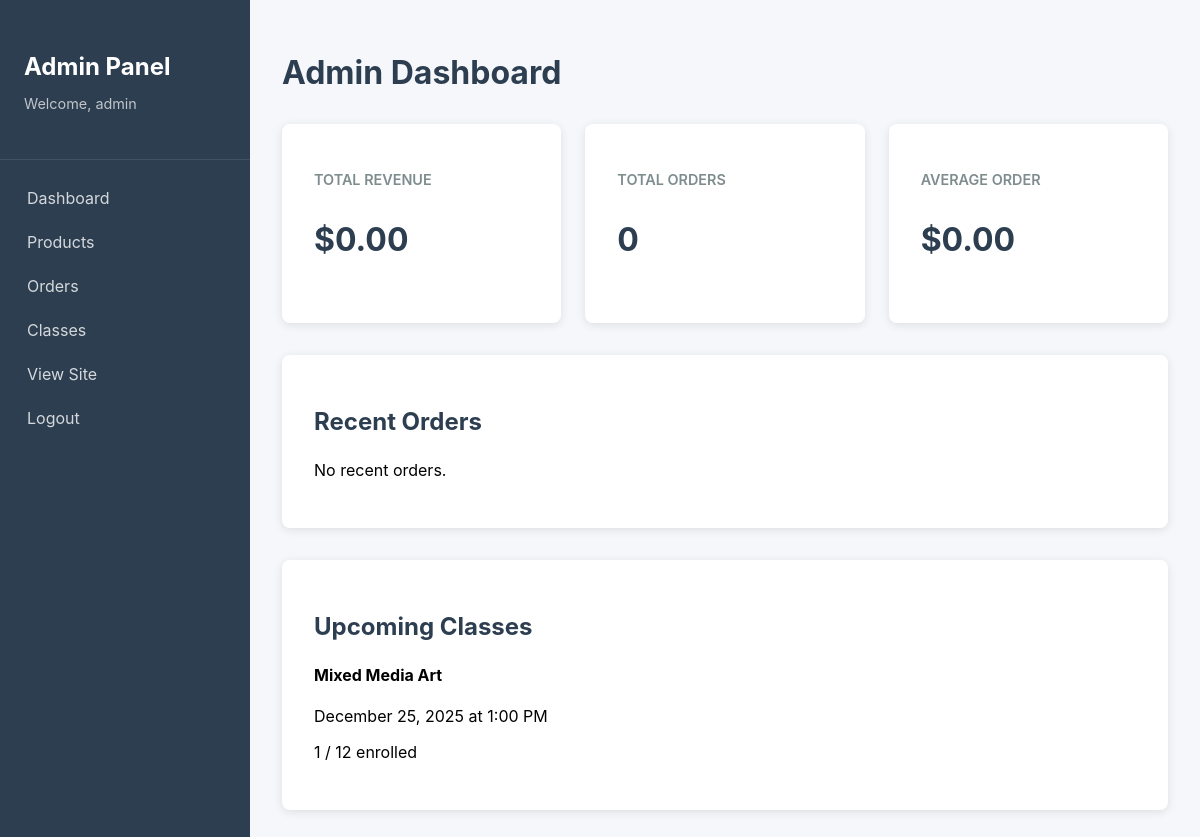
/index.php?page=admin (signed in), run on the app's committed database.
### tables this page shows
CREATE TABLE IF NOT EXISTS classes (
    id INT AUTO_INCREMENT PRIMARY KEY,
    title VARCHAR(200) NOT NULL,
    description TEXT,
    syllabus TEXT,
    required_materials TEXT,
    date DATE NOT NULL,
    time TIME NOT NULL,
    location VARCHAR(200),
    price DECIMAL(10, 2) NOT NULL,
    capacity INT NOT NULL,
    enrolled INT DEFAULT 0,
    status ENUM('upcoming', 'in_progress', 'completed', 'cancelled') DEFAULT 'upcoming',
    image_url VARCHAR(255),
    created_at TIMESTAMP DEFAULT CURRENT_TIMESTAMP,
    updated_at TIMESTAMP DEFAULT CURRENT_TIMESTAMP ON UPDATE CURRENT_TIMESTAMP,
    INDEX idx_date (date),
    INDEX idx_status (status)
);

### app/controllers/AdminController.php (called while the page is built, shortened)
<?php
class AdminController {
    private $orderModel;
    private $classModel;
    public function __construct() {
        $this->orderModel = new Order();
        $this->classModel = new ClassModel();
    }
    public function index() {
        $stats = $this->orderModel->getSalesStats();
        $recentOrders = $this->orderModel->getAll(['limit' => 10]);
        $upcomingClasses = $this->classModel->getUpcoming(5);
        $data = [
            'title' => 'Admin Dashboard',
            'stats' => $stats,
            'recentOrders' => $recentOrders,
            'upcomingClasses' => $upcomingClasses
        ];
        require_once APP_PATH . '/views/layouts/admin_header.php';
        require_once APP_PATH . '/views/admin/dashboard.php';
        require_once APP_PATH . '/views/layouts/admin_footer.php';
    }
}

### config/config.php (called while the page is built, shortened)
<?php
spl_autoload_register(function ($class) {
    $paths = [
        APP_PATH . '/models/' . $class . '.php',
        APP_PATH . '/controllers/' . $class . '.php',
    ];
    foreach ($paths as $path) {
        if (file_exists($path)) {
            return;
        }
    }
});
require_once ROOT_PATH . '/config/helpers.php';

### config/database.php (called while the page is built, shortened)
<?php
class Database {
    private static $instance = null;
    private $connection;
    private function __construct() {
        try {
            $dsn = "mysql:host=" . DB_HOST . ";dbname=" . DB_NAME . ";charset=" . DB_CHARSET;
            $options = [
                PDO::ATTR_ERRMODE => PDO::ERRMODE_EXCEPTION,
                PDO::ATTR_DEFAULT_FETCH_MODE => PDO::FETCH_ASSOC,
                PDO::ATTR_EMULATE_PREPARES => false,
            ];
            $this->connection = new PDO($dsn, DB_USER, DB_PASS, $options);
        } catch (PDOException $e) {
            die("Database connection failed: " . $e->getMessage());
        }
    }
    public static function getInstance() {
        if (self::$instance === null) {
            self::$instance = new self();
        }
        return self::$instance;
    }
    public function getConnection() {
        return $this->connection;
    }
}

### app/models/Order.php (called while the page is built, shortened)
<?php
class Order {
    private $db;
    public function __construct() {
        $this->db = Database::getInstance()->getConnection();
    }
    public function getAll($filters = []) {
        $sql = "SELECT * FROM orders";
        $params = [];
        $sql .= " ORDER BY created_at DESC";
        $stmt = $this->db->prepare($sql);
        $stmt->execute($params);
        return $stmt->fetchAll();
    }
    public function getSalesStats($month = null, $year = null) {
        $sql = "SELECT
                COUNT(*) as total_orders,
                SUM(total) as total_revenue,
                AVG(total) as average_order
                FROM orders
                WHERE payment_status = 'completed'";
        $params = [];
        $stmt = $this->db->prepare($sql);
        $stmt->execute($params);
        return $stmt->fetch();
    }
}

### app/models/ClassModel.php (called while the page is built, shortened)
<?php
class ClassModel {
    private $db;
    public function __construct() {
        $this->db = Database::getInstance()->getConnection();
    }
    public function getUpcoming($limit = null) {
        $sql = "SELECT * FROM classes WHERE status = 'upcoming' AND date >= CURDATE() ORDER BY date ASC, time ASC";
        if ($limit) {
            $sql .= " LIMIT :limit";
        }
        $stmt = $this->db->prepare($sql);
        if ($limit) {
            $stmt->bindValue(':limit', (int)$limit, PDO::PARAM_INT);
        }
        $stmt->execute();
        return $stmt->fetchAll();
    }
}

### config/helpers.php (called while the page is built, shortened)
<?php
function formatPrice($price) {
    return '$' . number_format($price, 2);
}
function formatDate($date, $format = 'F j, Y') {
    return date($format, strtotime($date));
}
function e($string) {
    return htmlspecialchars($string, ENT_QUOTES, 'UTF-8');
}

### app/views/admin/dashboard.php (the view)
<h1>Admin Dashboard</h1>
<div class="dashboard-stats">
    <div class="stat-card">
        <h3>Total Revenue</h3>
        <p class="stat-number"><?php echo formatPrice($data['stats']['total_revenue'] ?? 0); ?></p>
    </div>
    <div class="stat-card">
        <h3>Total Orders</h3>
        <p class="stat-number"><?php echo $data['stats']['total_orders'] ?? 0; ?></p>
    </div>
    <div class="stat-card">
        <h3>Average Order</h3>
        <p class="stat-number"><?php echo formatPrice($data['stats']['average_order'] ?? 0); ?></p>
    </div>
</div>
<div class="dashboard-sections">
    <section class="dashboard-section">
        <h2>Recent Orders</h2>
        <?php if (!empty($data['recentOrders'])): ?>
            <table class="data-table">
                <thead>
                    <tr>
                        <th>Order #</th>
                        <th>Customer</th>
                        <th>Total</th>
                        <th>Status</th>
                        <th>Date</th>
                    </tr>
                </thead>
                <tbody>
                    <?php foreach (array_slice($data['recentOrders'], 0, 10) as $order): ?>
                        <tr>
                            <td>
                                <a href="<?php echo BASE_URL; ?>index.php?page=admin&action=viewOrder&id=<?php echo $order['id']; ?>">
                                    <?php echo e($order['order_number']); ?>
                                </a>
                            </td>
                            <td><?php echo e($order['customer_name']); ?></td>
                            <td><?php echo formatPrice($order['total']); ?></td>
                            <td><span class="status-<?php echo $order['order_status']; ?>"><?php echo ucfirst($order['order_status']); ?></span></td>
                            <td><?php echo formatDate($order['created_at']); ?></td>
                        </tr>
                    <?php endforeach; ?>
                </tbody>
            </table>
        <?php else: ?>
            <p>No recent orders.</p>
        <?php endif; ?>
    </section>
    <section class="dashboard-section">
        <h2>Upcoming Classes</h2>
        <?php if (!empty($data['upcomingClasses'])): ?>
            <div class="class-list">
                <?php foreach ($data['upcomingClasses'] as $class): ?>
                    <div class="class-item">
                        <h4><?php echo e($class['title']); ?></h4>
                        <p><?php echo formatDate($class['date']); ?> at <?php echo date('g:i A', strtotime($class['time'])); ?></p>
                        <p><?php echo $class['enrolled']; ?> / <?php echo $class['capacity']; ?> enrolled</p>
                    </div>
                <?php endforeach; ?>
            </div>
        <?php else: ?>
            <p>No upcoming classes.</p>
        <?php endif; ?>
    </section>
</div>

### assets/css/admin.css (style rules this page uses)
.admin-body { font-family: -apple-system, BlinkMacSystemFont, 'Segoe UI', Roboto, 'Helvetica Neue', Arial, sans-serif; background: #f5f7fa; margin: 0; }
.admin-content h1 { color: #2c3e50; margin-bottom: 2rem; font-size: 2rem; }
.dashboard-stats { display: grid; grid-template-columns: repeat(auto-fit, minmax(250px, 1fr)); gap: 1.5rem; margin-bottom: 2rem; }
.stat-card { background: #fff; padding: 2rem; border-radius: 8px; box-shadow: 0 2px 10px rgba(0,0,0,0.1); }
.stat-card h3 { color: #7f8c8d; font-size: 0.9rem; font-weight: 600; margin-bottom: 1rem; text-transform: uppercase; }
.stat-number { font-size: 2rem; font-weight: 700; color: #2c3e50; }
.dashboard-sections { display: grid; gap: 2rem; }
.dashboard-section { background: #fff; padding: 2rem; border-radius: 8px; box-shadow: 0 2px 10px rgba(0,0,0,0.1); }
.dashboard-section h2 { color: #2c3e50; margin-bottom: 1.5rem; font-size: 1.5rem; }

### data on the page
classes: title "Mixed Media Art", date "December 25, 2025", time "1:00 PM", enrolled "1", capacity "12"

### other printed values
$_SESSION['username'] "admin"
formatPrice($data['stats']['total_revenue'] ?? 0) "$0.00"
$data['stats']['total_orders'] "0"
formatPrice($data['stats']['average_order'] ?? 0) "$0.00"
